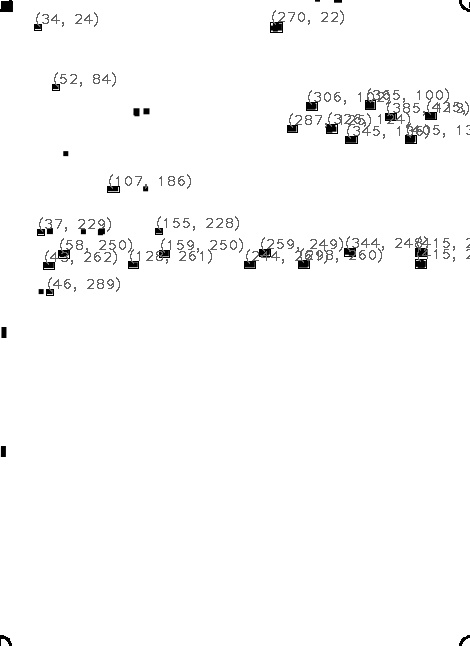
#> input picture test.jpg, 470 x 646 px
$ python -i ImgPreP.py   (imports and definitions only)
#> lines starting #> are read from the running program, lines starting #| are printed output that depends on the picture; after the words box and inside, x2 and y2 are one past the last pixel; in counts of white or black regions, pixels touching at a corner belong together
#> further down, picture is the input picture: shape (646, 470, 3); min 0, max 255, mean 250.4
import cv2
import numpy as np

def img_preprocess(img):
    img=cv2.pyrDown(img)
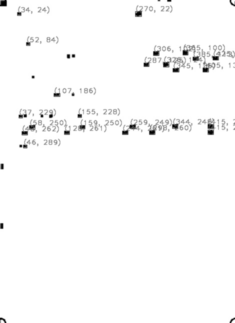
#> img: shape (323, 235, 3); min 0, max 255, mean 250.4
    img_gray=cv2.cvtColor(img,cv2.COLOR_BGR2GRAY)
    img_binary=img_thre=cv2.adaptiveThreshold(img_gray,100,cv2.ADAPTIVE_THRESH_MEAN_C,cv2.THRESH_BINARY,31,30)
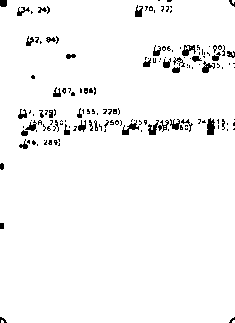
#> img_binary: shape (323, 235); values 0 (black) and 100 (white), 96.6% white; 156 black regions (115 under 20 px), largest, box (x1, y1, x2, y2) and area: (207, 118, 215, 135) 107, (122, 120, 139, 135) 97, (182, 45, 196, 56) 84


    kernel=np.ones((3,3),np.uint8)
    #img_open=cv2.morphologyEx(img_binary,cv2.MORPH_OPEN,kernel)
    img_open=(cv2.dilate(img_binary,kernel,iterations=3))
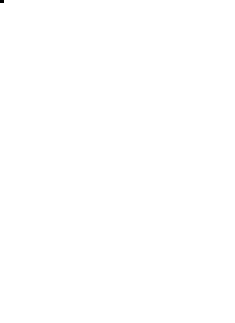
#> img_open: shape (323, 235); values 0 (black) and 100 (white), 100% white; 1 black region (1 under 20 px)
    img_open=(cv2.erode(img_open,kernel,iterations=3))
#> img_open: shape (323, 235); values 0 (black) and 100 (white), 99.9% white; 1 black region, box (x1, y1, x2, y2) and area: (0, 0, 7, 6) 42
    cv2.imwrite('image/img_open.jpg',img_open)
    return img,img_open

# [2 lines not run here, left out]

>>> import cv2
>>> picture = cv2.imread('../test.jpg')
>>> result = img_preprocess(picture)

$ run again, on kmeans.jpg
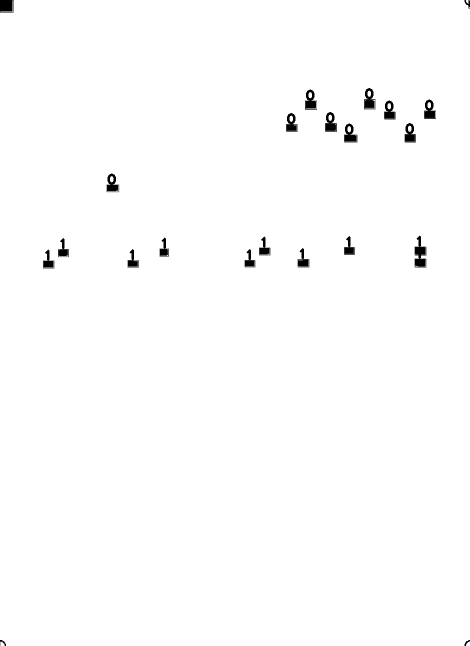
#> input picture kmeans.jpg, 940 x 1291 px (shown at 1/2 size)
#> picture is the input picture: shape (1291, 940, 3); min 0, max 255, mean 252.8
#> in img_preprocess, `img_binary=img_thre=cv2.adaptiveThreshold(img_gray,100,cv2.ADAPTIVE_TH..`:
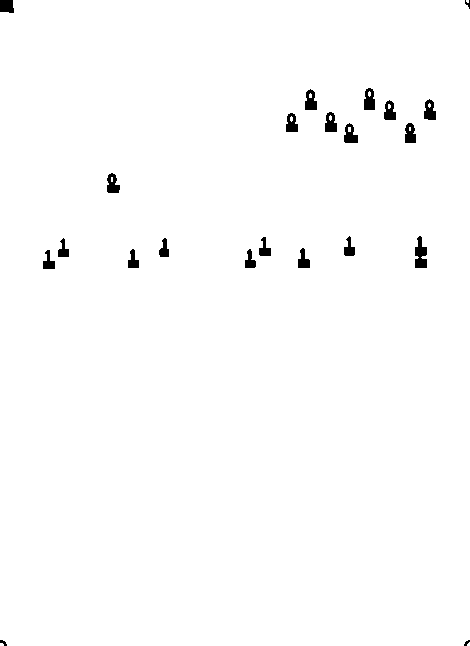
#> img_binary: shape (646, 470); values 0 (black) and 100 (white), 99% white; 22 black regions (1 under 20 px), largest, box (x1, y1, x2, y2) and area: (415, 236, 427, 268) 269, (364, 88, 375, 110) 192, (305, 89, 317, 110) 183
#> in img_preprocess, `img_open=(cv2.erode(img_open,kernel,iterations=3))`:
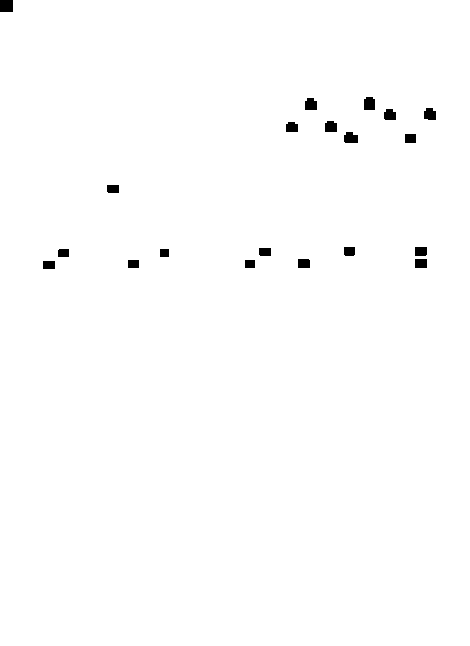
#> img_open: shape (646, 470); values 0 (black) and 100 (white), 99.3% white; 20 black regions, largest, box (x1, y1, x2, y2) and area: (0, 0, 13, 12) 156, (364, 97, 375, 110) 135, (344, 132, 358, 143) 132
